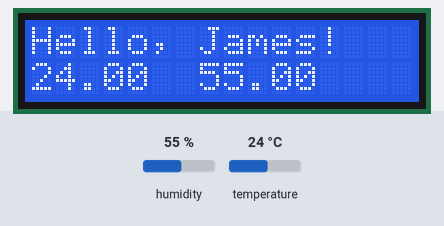
This sketch was run on a simulated Arduino Uno, built with avr-gcc and run on an emulated ATmega328P. Shown: 16×2 character LCD. The test bench sets the inputs (shaded band); at power-on: humidity 55 %, temperature 24 °C.

Above: at 3.6 s.
3.7 s: humidity set to 22 %
At 6.8 s:
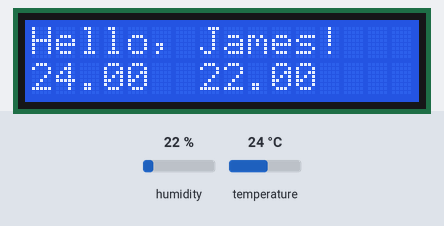
7.5 s: temperature set to 12 °C
At 10.2 s:
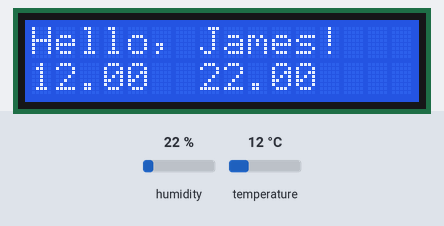
10.5 s: humidity set to 40 %
At 12.7 s:
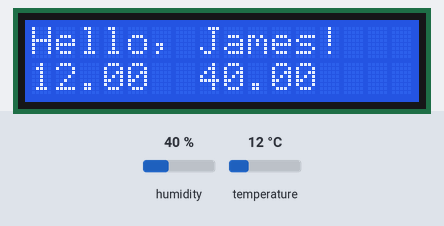
13.5 s: temperature set to 19 °C
At 16.2 s:
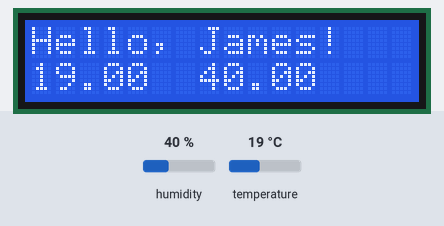
Timing chart, 0 to 17.5 s (numbered marks = the images above; inputs shaded):
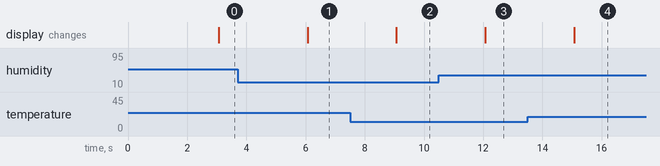

Measured:
- after the input at 3.7 s, the display: changes after 2.4 s (image 1)
- after the input at 7.5 s, the display: changes after 1.6 s (image 2)
- after the input at 10.5 s, the display: changes after 1.6 s (image 3)
- after the input at 13.5 s, the display: changes after 1.6 s (image 4)

The sketch:

sketch_aug22a.ino
```cpp
#include <LiquidCrystal.h>

LiquidCrystal lcd(7, 8, 9, 10, 11, 12);

#include <dht_nonblocking.h>
#define DHT_SENSOR_TYPE DHT_TYPE_11

static const int DHT_SENSOR_PIN = 2;
DHT_nonblocking dht_sensor( DHT_SENSOR_PIN, DHT_SENSOR_TYPE );

void setup() {
  lcd.begin(16, 2);
  lcd.print("Hello, James!");
}

static bool measure_environment( float *temperature, float *humidity )
{
  static unsigned long measurement_timestamp = millis( );

  /* Measure once every four seconds. */
  if( millis( ) - measurement_timestamp > 3000ul )
  {
    if( dht_sensor.measure( temperature, humidity ) == true )
    {
      measurement_timestamp = millis( );
      return( true );
    }
  }

  return( false );
}

void loop() {
  lcd.setCursor(0, 1);


  float temperature;
  float humidity;

  if( measure_environment( &temperature, &humidity ) == true )
  {
    lcd.print(temperature);
    lcd.print("  ");
    lcd.print(humidity);
  }
}
```
